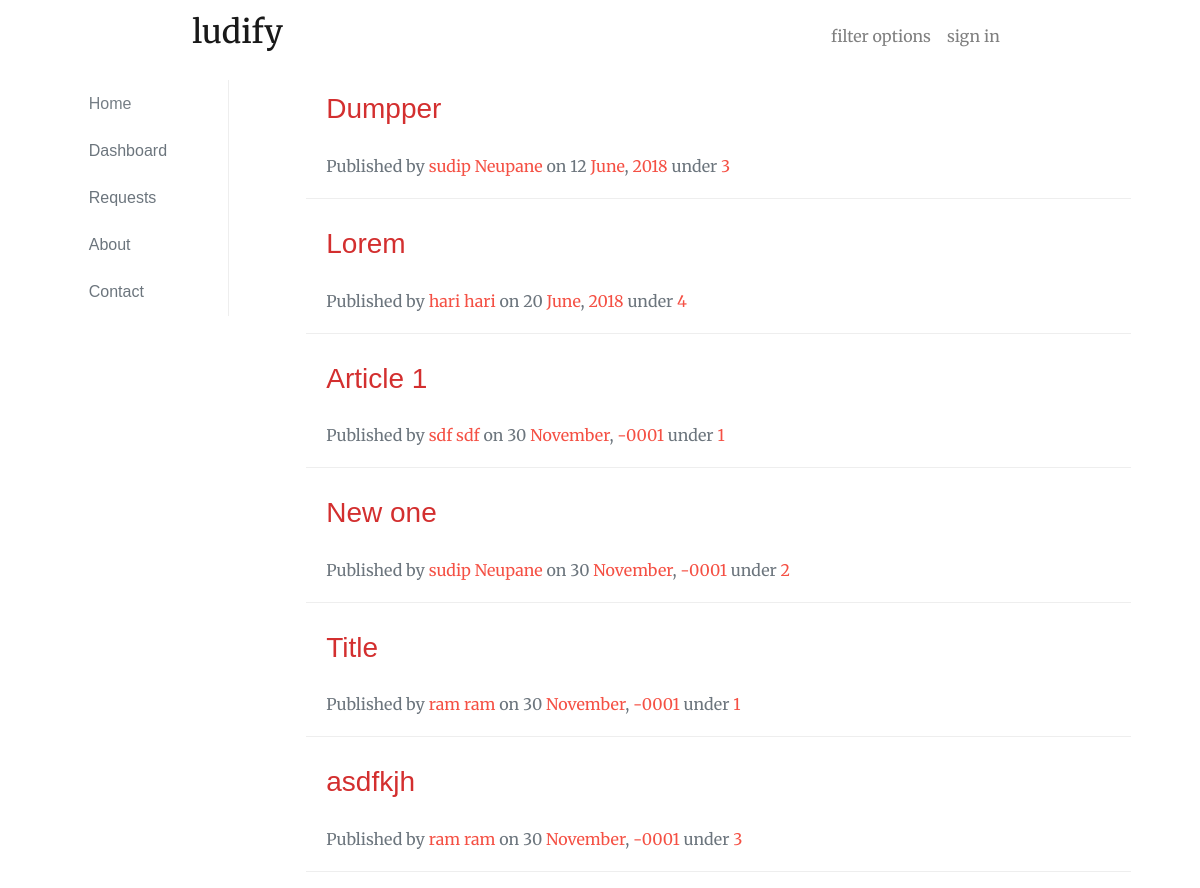
The page / on the database its author committed.
### tables this page shows
CREATE TABLE `articles` (
  `article_id` int(11) NOT NULL,
  `article_title` varchar(100) DEFAULT NULL,
  `article_body` text,
  `file_id` int(11) DEFAULT NULL,
  `author_id` int(11) DEFAULT NULL,
  `article_category` varchar(50) NOT NULL,
  `date_of_upload` date NOT NULL
);

CREATE TABLE `users` (
  `user_id` int(11) NOT NULL,
  `first_name` varchar(50) NOT NULL,
  `last_name` varchar(50) NOT NULL,
  `email` varchar(100) NOT NULL,
  `password` varchar(100) NOT NULL,
  `hash` varchar(32) NOT NULL,
  `active` tinyint(1) NOT NULL,
  `loggedin` int(11) NOT NULL,
  `avatar` varchar(600) NOT NULL,
  `username` varchar(500) NOT NULL,
  `dob` date NOT NULL,
  `gender` varchar(200) NOT NULL,
  `contact` bigint(10) NOT NULL,
  `role_id` int(11) DEFAULT NULL
);

### database/get_username.php (called while the page is built)
<?php
function GetUsername($conn, $user_id){
	$query = "SELECT * FROM users WHERE user_id = $user_id";
	$result = mysqli_query($conn, $query);
	$row = mysqli_fetch_assoc($result);
	$name =  $row['first_name']." ".$row['last_name'];
	return $name;
}
?>

### index.php (the view, shortened to what this page needs)
<?php include 'partial_upper.php'; ?>
<?php include 'database/get_username.php'; ?>
<?php include 'partial_sidebar.php'; ?>
		<div class="col-md-9 container main-content">
			<?php
				$sql = "select * from articles";
				$result = mysqli_query($conn,$sql);
				while($row = mysqli_fetch_assoc($result)){
			?>
				<div class="card main-list">
					<div class="card-header">
						<h3><a href="view_article.php?article_id=<?=$row['article_id'] ?>"> <?=$row['article_title'] ?> </a></h3>
					</div>
					<div class="card-body card-meta text-muted">
						Published by  <a href="#"> <?=GetUsername($conn,$row['author_id'])?> </a> on <?=date("d",strtotime($row['date_of_upload']))?> <a href="#"><?=date("F",strtotime($row['date_of_upload']))?></a>, <a href="#"><?=date("Y",strtotime($row['date_of_upload']))?></a>
						under <a href="#"><?=$row['article_category']?></a>
					</div>
				</div>
			<?php
				}
			?>
		</div>
	</div>
</div>
<?php include 'partial_lower.php'; ?>

### partial_upper.php (shortened to what this page needs)
<!DOCTYPE html>
<html>
<?php include 'partial_head.php' ?>
<body>
<div class="container col-sm-12 col-md-12">
<?php include'partial_nav.php'; ?>

### partial_head.php (shortened to what this page needs)
<head>
	<link rel="stylesheet" href="https://maxcdn.bootstrapcdn.com/font-awesome/latest/css/font-awesome.min.css" />
	<link rel="stylesheet" type="text/css" href="assets/css/bootstrap.min.css">
	<link rel="stylesheet" type="text/css" href="assets/css/custom.css">
</head>

### partial_nav.php (shortened to what this page needs)
<div class="container col-md-9">
	<nav class="navbar navbar-light navbar-expand-lg">
	  	<a class="navbar-brand" href="."><h2>ludify</h2></a>
		<div class="collapse navbar-collapse" id="navbarSupportedContent">
			<ul class="nav navbar-nav ml-auto">
				<li class="nav-item">
					<a id="filter-toggle" class="nav-link" href="#"> filter options </a>
				</li>
				<?php
					if(!isset($_SESSION['user_id'])){
				?>
				<li class="nav-item">
					<a class="nav-link" href="login.php"> sign in </a>
				</li>
				<?php
					}
					else{
				?>
					<a class="nav-link" href="profile.php"> Profile</a>
					<a class="nav-link" href="database/logout.php"> LogOut</a>
				<?php }
				?>
			</ul>
		</div>
	</nav>
</div>

### partial_sidebar.php
<div class="container">
	<div class="row">
		<div class="col-md-2 container">
			<div class="card sidebar sidebar-left">
				<ul class="list-group-flush" style="padding:0; margin-bottom: 0;">
					<a href="index.php" class="list-group-item text-muted" style="color:#F44336;opacity: 0.93;" id="home">Home</a>
					<a href="#" class="list-group-item text-muted" id="dashboard" >Dashboard</a>
					<a href="request.php" class="list-group-item text-muted" id="request">Requests</a>
					<a href="#" class="list-group-item text-muted" id="about">About</a>
					<a href="#" class="list-group-item text-muted" id="contact">Contact</a>
				</ul>
			</div>
		</div>

### partial_lower.php (shortened to what this page needs)
</div>
</body>
</html>

### assets/css/custom.css (style rules this page uses)
* { font-family: 'Merriweather', 'Times New Roman', serif; }
.navbar { margin-bottom: 8px; }
.card { border-radius: 0; margin-bottom: 16px; }
.main-list { border:none; border-bottom: 1px solid #eee; }
.sidebar-left { border: none; border-right:1px solid #eee; }
.sidebar .list-group-item { font-family: 'Merriweather Sans', sans-serif; border: none; }
.card-header { background-color: transparent; border: none; font-family: 'Merriweather Sans', sans-serif; padding-bottom: 0; }
.card-header a { color:#D32F2F; font-family: 'Merriweather Sans', sans-serif; }
.card-meta a { color: #F44336; opacity: 0.93; }

### rows shown on the page
articles: article_title "Dumpper", author.last_name "sudip Neupane", date_of_upload "12", date_of_upload "June", date_of_upload "2018", article_category "3"
articles: article_title "Lorem", author.last_name "hari hari", date_of_upload "20", date_of_upload "June", date_of_upload "2018", article_category "4"
articles: article_title "Article 1", author.last_name "sdf sdf", date_of_upload "30", date_of_upload "November", date_of_upload "-0001", article_category "1"
articles: article_title "New one", author.last_name "sudip Neupane", date_of_upload "30", date_of_upload "November", date_of_upload "-0001", article_category "2"
articles: article_title "Title", author.last_name "ram ram", date_of_upload "30", date_of_upload "November", date_of_upload "-0001", article_category "1"
articles: article_title "asdfkjh", author.last_name "ram ram", date_of_upload "30", date_of_upload "November", date_of_upload "-0001", article_category "3"
